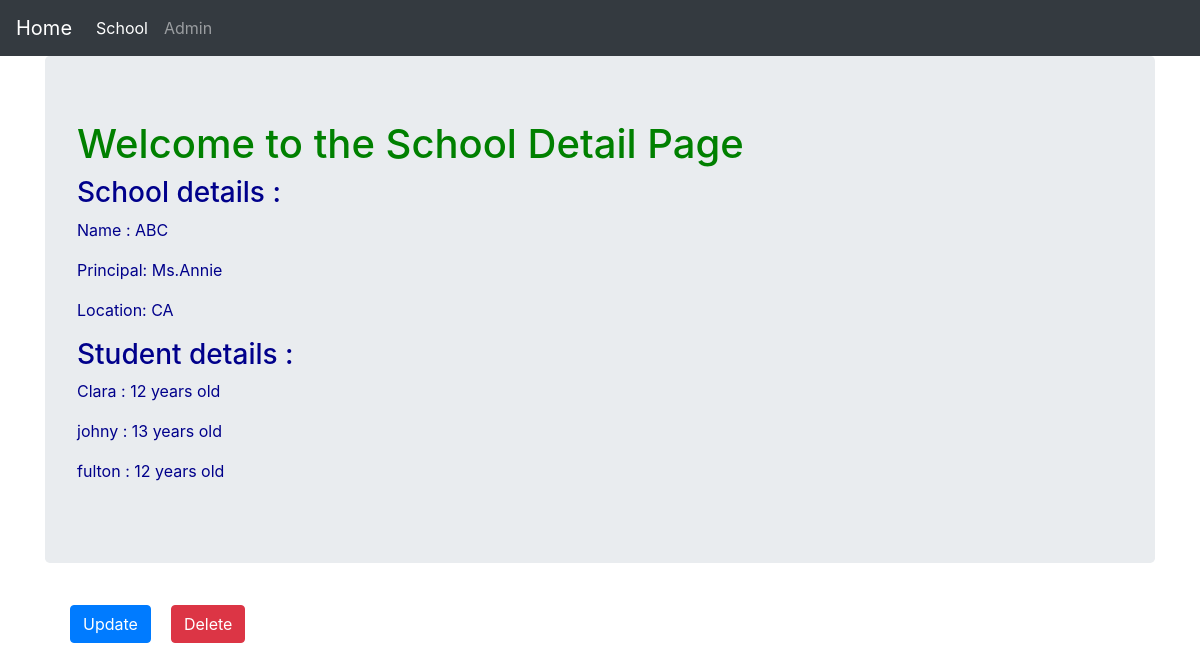
The app's page /basic_app/8/ with its own data.
### basic_app/models.py (models this page shows, shortened)
class School(models.Model):
    name = models.CharField(max_length=256)
    principal = models.CharField(max_length=256)
    location = models.CharField(max_length=256)

class Student(models.Model):
    name = models.CharField(max_length=256)
    age = models.PositiveIntegerField()
    school = models.ForeignKey(School,related_name='students',on_delete=models.CASCADE)

### basic_app/views.py (the view)
# urls.py: url(r'^(?P<pk>\d+)/$',views.SchoolDetailView.as_view(),name='detail'),
class SchoolDetailView(DetailView):     # retrieve _ get data
    context_object_name = 'school_detail'
    model = models.School

### basic_app/templates/basic_app/school_detail.html
{% extends "basic_app/basic_app_base.html"%}
{% block body_block%}
{% load static %}
<link rel="stylesheet" href="{% static "css/school_detail_style.css"%}">
  <div class="jumbotron">
    <h1>Welcome to the School Detail Page</h1>
    <h3>School details : </h3>
    <p>Name : {{school_detail.name}}</p>
    <p>Principal: {{school_detail.principal}}</p>
    <p>Location: {{school_detail.location}}</p>
    <h3>Student details : </h3>
    {% for student in school_detail.students.all %}
        <p>{{student.name}} : {{student.age}} years old</p>
    {% endfor %}
  </div>
  <div class="container">
    <p class="button-ed"><a class="btn btn-primary" href="{% url "basic_app:update" pk=school_detail.pk %}">Update</a></p>
    <p class="button-ed"><a class = "btn btn-danger" href="{% url "basic_app:delete" pk=school_detail.pk %}">Delete</a></p>
  </div>
{% endblock%}

### static/css/style.css (style rules this page uses)
h1 { color: green; }

### static/css/school_detail_style.css (style rules this page uses)
.container .button-ed { float: left; margin: 10px; }
div { color: darkblue; }

### records on screen
School: name "ABC", principal "Ms.Annie", location "CA"
Student: name "Clara", age "12"
Student: name "johny", age "13"
Student: name "fulton", age "12"
